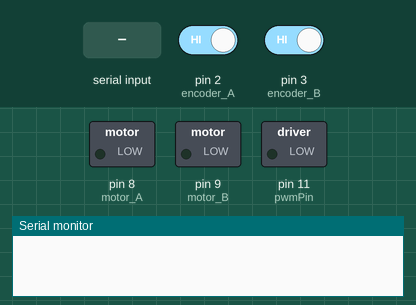
This sketch was run on a simulated Arduino Uno, built with avr-gcc and run on an emulated ATmega328P. Shown: switched loads named in the sketch (green lamp = pin HIGH), the last lines printed to the serial monitor. Inputs (shaded band) come from the test bench; at power-on: pin 2 (encoder_A) HIGH, pin 3 (encoder_B) HIGH.

Above: at 1.2 s.
1.3 s: "90,45,200\n" received over Serial
At 3.2 s:
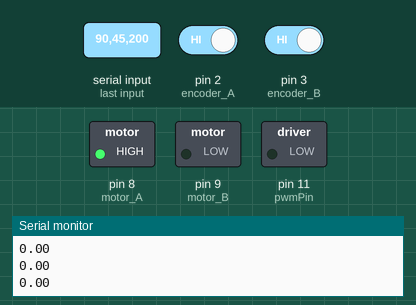
3.9 s: "30,150,10\n" received over Serial
At 4.3 s:
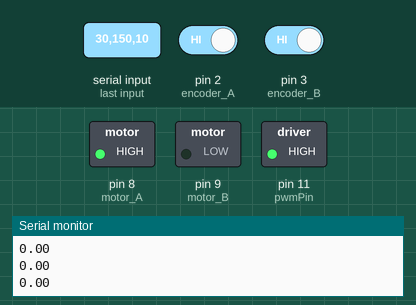
Timing chart, 0 to 9.9 s (numbered marks = the images above; inputs shaded):
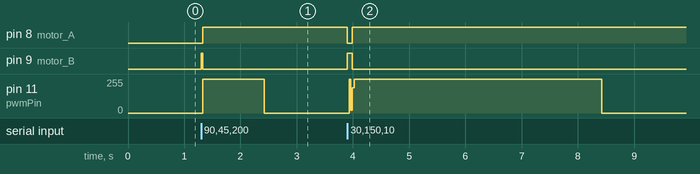

Measured:
- after the input at 1.3 s, pin 8 (motor_A): LOW → HIGH at once; pin 9 (motor_B): LOW → HIGH at once, → LOW 0.02 s later; pin 11 (pwmPin): 0/255 → 255/255 at once, → 0/255 1.1 s later
- after the input at 3.9 s, pin 8 (motor_A): HIGH → LOW at once, → HIGH 0.09 s later; pin 9 (motor_B): LOW → HIGH at once, → LOW 0.09 s later; pin 11 (pwmPin): 0/255 → 255/255 at once, → 0/255 4.5 s later

The sketch:

digitalPI.ino
```cpp
#include <SoftwareSerial.h>
#include <avr/io.h>
#include <avr/interrupt.h>
#include <TimerOne.h>
#include <math.h>

/* Pin definitions */
#define motor_A     8
#define motor_B     9
#define encoder_A   2
#define encoder_B   3
#define pwmPin      11

/* PID coeficients definitions*/
#define b0 4.3887
#define b1 -3.3075
#define b2 0.0000

/* PID limits*/
#define lUp 12
#define lDo -12


/* Variables */
volatile unsigned int counter = 0;
volatile unsigned int dataIndex = 0;
unsigned int sampleTime;
unsigned int dataMax;

volatile double setPoint = 0;
volatile double preError1 = 0;
volatile double preError2 = 0;
volatile double preU = 0;

/* Functions */
void encoderCount();
void angularVelocity();

void setup() {
  pinMode(motor_A,OUTPUT);
  pinMode(motor_B,OUTPUT);
  pinMode(pwmPin,OUTPUT);

  Serial.begin(115200);
  pinMode(encoder_A, INPUT);
  pinMode(encoder_B, INPUT);

  attachInterrupt(digitalPinToInterrupt(encoder_A),encoderCount_A,CHANGE);
  attachInterrupt(digitalPinToInterrupt(encoder_B),encoderCount_B,CHANGE);

  Timer1.attachInterrupt(angularVelocity);
  Timer1.stop();
}

void loop(){
  digitalWrite(pwmPin, LOW);
  while(Serial.available()==0) {counter = 0;}
  sampleTime = 1000*Serial.parseInt();
  while(Serial.available()==0) {;}
  dataMax = Serial.parseInt();
  while(Serial.available()==0) {;}
  setPoint = Serial.parseInt();

  Timer1.initialize(sampleTime);
  digitalWrite(motor_A, LOW);
  digitalWrite(motor_B, HIGH);

  while(dataIndex<dataMax){;}

  Timer1.stop();
  digitalWrite(motor_B, LOW);
  delay(20);
  Serial.read();
  dataIndex = 0;
  counter = 0;
}

void encoderCount_A(){
  counter++;
}

void encoderCount_B(){
  counter++;
}

void angularVelocity(){
  /* Velocity calculation*/
  Timer1.setPeriod(sampleTime);
  double diffPos = M_PI*counter/1536;
  double vel = 1000000*(diffPos/sampleTime);

  /*Error*/
  double e = setPoint - vel;

  /*PI controller*/
  double u = b0*e + b1*preError1 + b2*preError2 + preU;

  /* Anti-windup: Constrained control signal */
  u = constrain(u, lDo, lUp);

  /* PWM modification */
  if (u > 0){
      digitalWrite(motor_A, HIGH);
      digitalWrite(motor_B, LOW);
  }
  else{
      digitalWrite(motor_A, LOW);
      digitalWrite(motor_B, HIGH);
  }

  analogWrite(pwmPin, map(abs(u), 0, lUp, 0, 255));

  /* Data time shifting*/
  preError1 = e;
  preError2 = preError1;
  preU = u;

  /* Sending data */
  Serial.println(vel);
  counter = 0;
  dataIndex++;

}
```
